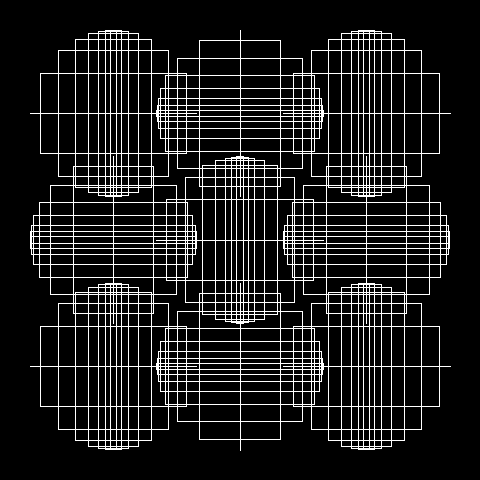
Frame 1 (no input)
Frame 60 (the mouse pressed at the canvas centre just before this capture): identical to frame 1, image omitted
Frame 120 (the mouse held since frame 60 and released just before this capture): identical to frame 1, image omitted

The Processing sketch that drew this single still picture (run headless with seeded random() and noise(); from frame 60 on, the mouse is pressed at the canvas centre):

// Processing sketch: VariationOn9Squares
// ── VariationOn9Squares.pde
/* 
 * This sketch is part of the ReCode Project - http://recodeproject.com
 * from Computer Graphics and Art Magazine, Vol. 1, No. 2, May 1976, page 17
 * "Variation on 9 Squares"
 * by Roger Vilder
 * from the SDL Collection
 *
 * Gerald Kogler
 * Nov. 14 2012
 * Creative Commons license CC BY-SA 3.0
 */

int s = 480;        //size of sketch
int num = 3;        //num of lines and columns in grid
float margin = 30;  //margin around rectangles areas
float overlap = 40; //overlap of reactangle areas
float ease = 0.3;   //easing/division factor for non/linear distribution
char mode = 'e';    //mode 'l'==linear, 'e'==exponential distribution
color bg = 0; 
float r;
Square[] squares = new Square[num*num];

void setup() {
  size(480,480);
  noFill();
  stroke(255);
  r = ((width-2*margin)/num)/2+overlap/num;

  //make instances of squares
  for (int y=0; y<num; y++) {
    for (int x=0; x<num; x++) {
      squares[x+y*num] = new Square(x,y,((x+y*num)%2==0));
    }
  }
}

void draw() {
  background(bg);
  for (int i=0; i<num*num; i++) {
    squares[i].draw();
  }
}

void keyPressed() {
  if (key == 's') {
    save("RogerVilder-"+mode+ease+".png");
  }
  else if (key == 'b') {
    if (bg == 0) {
      bg = 255;
      stroke(0);
    }
    else {
      bg = 0;
      stroke(255);
    }
  }
  else if (key == 'm') {
    if (mode == 'l') mode = 'e';
    else mode = 'l';
  }
  else if (key == '+') {
    if (ease > 0.15) ease-=0.1;
  }
  else if (key == '-') {
    if (ease < 1.0) ease+=0.1;
  }
}


// ── Square.pde
class Square {
  int x,y;       //position in grid
  boolean hor;   //orientation of squares
  
  Square(int x, int y, boolean hor){
    this.x = x;
    this.y = y;
    this.hor = hor;
  }
  
  void draw() {
    float step = 0;
    for (float angle=0; angle<=HALF_PI; angle+=step) {
      if (mode == 'e') step = (HALF_PI+0.1-angle)*ease;
      else step = HALF_PI/(ease*10);
      
      float cx = margin + x*(2*r-overlap);
      float cy = margin + y*(2*r-overlap);
      float sx,sy;      
      if (hor) {
        sx = r +r * cos(angle);
        sy = r+ r * sin(angle);
      }
      else {
        sx = r + r * sin(angle);
        sy = r + r * cos(angle);
      }
      float sw = (r - sx) * 2;
      float sh = (r - sy) * 2;
      rect(cx+sx, cy+sy, sw, sh);
    }
  }
}
